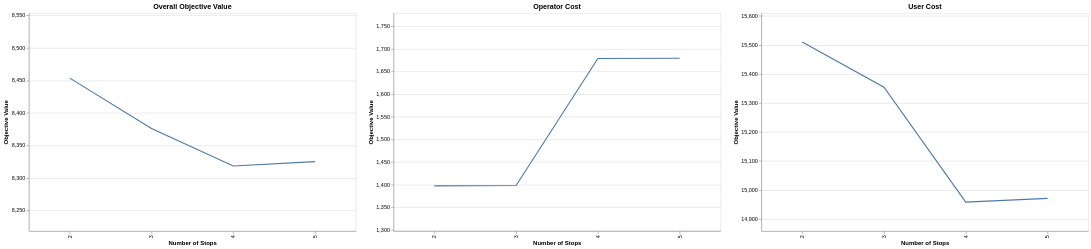

Here is the notebook cell this chart was saved with:
### Code cell
# line plot x = n_stops, y = solve_time_s 
overall = alt.Chart(summary).mark_line().encode(
    x=alt.X('n_stops:O', title='Number of Stops'),
    y=alt.Y('objective', title='Objective Value',scale=alt.Scale(domain=[summary['objective'].min() - 100, summary['objective'].max() + 100])),
    tooltip=['n_stops', 'objective']
).properties(
    width=600,
    height=400,title='Overall Objective Value')

# line plot x = n_stops, y = solve_time_s 
operator = alt.Chart(summary).mark_line().encode(
    x=alt.X('n_stops:O', title='Number of Stops'),
    y=alt.Y('operator_cost', title='Objective Value',scale=alt.Scale(domain=[summary['operator_cost'].min() - 100, summary['operator_cost'].max() + 100])),
    tooltip=['n_stops', 'operator_cost']
).properties(
    width=600,
    height=400,title='Operator Cost')

user = alt.Chart(summary).mark_line().encode(
    x=alt.X('n_stops:O', title='Number of Stops'),
    y=alt.Y('user_cost', title='Objective Value',scale=alt.Scale(domain=[summary['user_cost'].min() - 100, summary['user_cost'].max() + 100])),
    tooltip=['n_stops', 'user_cost']
).properties(
    width=600,
    height=400,title='User Cost')

overall | operator | user

### Figure 1 — Vega-Lite specification as saved in the notebook (floating-point values rounded to 4 significant figures)
{"config": {"view": {"continuousWidth": 300, "continuousHeight": 300}}, "hconcat": [{"mark": {"type": "line"}, "encoding": {"tooltip": [{"field": "n_stops", "type": "quantitative"}, {"field": "objective", "type": "quantitative"}], "x": {"field": "n_stops", "title": "Number of Stops", "type": "ordinal"}, "y": {"field": "objective", "scale": {"domain": [8218.0, 8554.0]}, "title": "Objective Value", "type": "quantitative"}}, "height": 400, "title": "Overall Objective Value", "width": 600}, {"mark": {"type": "line"}, "encoding": {"tooltip": [{"field": "n_stops", "type": "quantitative"}, {"field": "operator_cost", "type": "quantitative"}], "x": {"field": "n_stops", "title": "Number of Stops", "type": "ordinal"}, "y": {"field": "operator_cost", "scale": {"domain": [1297.0, 1779.0]}, "title": "Objective Value", "type": "quantitative"}}, "height": 400, "title": "Operator Cost", "width": 600}, {"mark": {"type": "line"}, "encoding": {"tooltip": [{"field": "n_stops", "type": "quantitative"}, {"field": "user_cost", "type": "quantitative"}], "x": {"field": "n_stops", "title": "Number of Stops", "type": "ordinal"}, "y": {"field": "user_cost", "scale": {"domain": [14860.0, 15610.0]}, "title": "Objective Value", "type": "quantitative"}}, "height": 400, "title": "User Cost", "width": 600}], "data": {"name": "data-61cbd50307a5a721f13b31e1efb1e7b5"}, "$schema": "https://vega.github.io/schema/vega-lite/v6.1.0.json", "datasets": {"data-61cbd50307a5a721f13b31e1efb1e7b5": [{"solver": "HIGHS", "sample_stops": null, "seed": 0, "n_stops": 2, "status": "OPTIMAL", "objective": 8454.0, "best_bound": 8454.0, "gap": 0.0, "operator_cost": 1397.0, "user_cost": 15510.0, "buses": 5, "city_time_min": 11.85, "length_km": 3.556, "avg_user_time_min": 46.47, "solve_time_s": 9.257, "route": "SM-214 -> SM-328"}, {"solver": "HIGHS", "sample_stops": null, "seed": 0, "n_stops": 3, "status": "OPTIMAL", "objective": 8376.0, "best_bound": 8376.0, "gap": 0.0, "operator_cost": 1398.0, "user_cost": 15350.0, "buses": 5, "city_time_min": 17.1, "length_km": 5.131, "avg_user_time_min": 46.0, "solve_time_s": 86.95, "route": "SM-214 -> SM-328 -> SB-1390"}, {"solver": "HIGHS", "sample_stops": null, "seed": 0, "n_stops": 4, "status": "OPTIMAL", "objective": 8318.0, "best_bound": 8318.0, "gap": 0.0, "operator_cost": 1679.0, "user_cost": 14960.0, "buses": 6, "city_time_min": 26.98, "length_km": 8.094, "avg_user_time_min": 44.81, "solve_time_s": 1356.0, "route": "SM-214 -> SM-328 -> SB-483 -> SF-BN"}, {"solver": "HIGHS", "sample_stops": null, "seed": 0, "n_stops": 5, "status": "OPTIMAL", "objective": 8325.0, "best_bound": 8325.0, "gap": 0.0, "operator_cost": 1679.0, "user_cost": 14970.0, "buses": 6, "city_time_min": 30.82, "length_km": 9.246, "avg_user_time_min": 44.85, "solve_time_s": 1924.0, "route": "SM-214 -> SM-328 -> SB-1390 -> SF-BN -> ST-MRCR"}]}}
